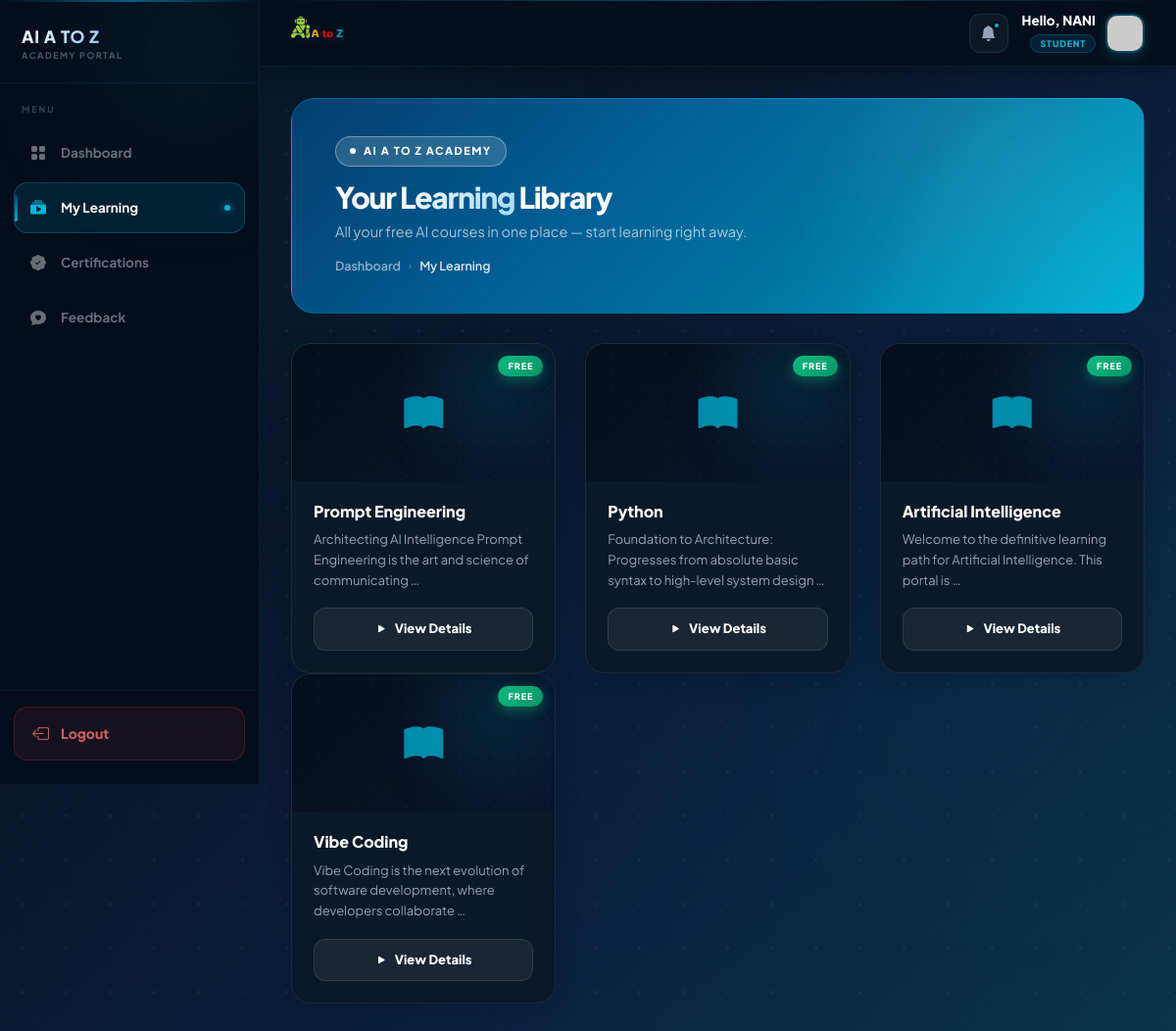
Page /my-learning/ (signed in) on the earlier database version.
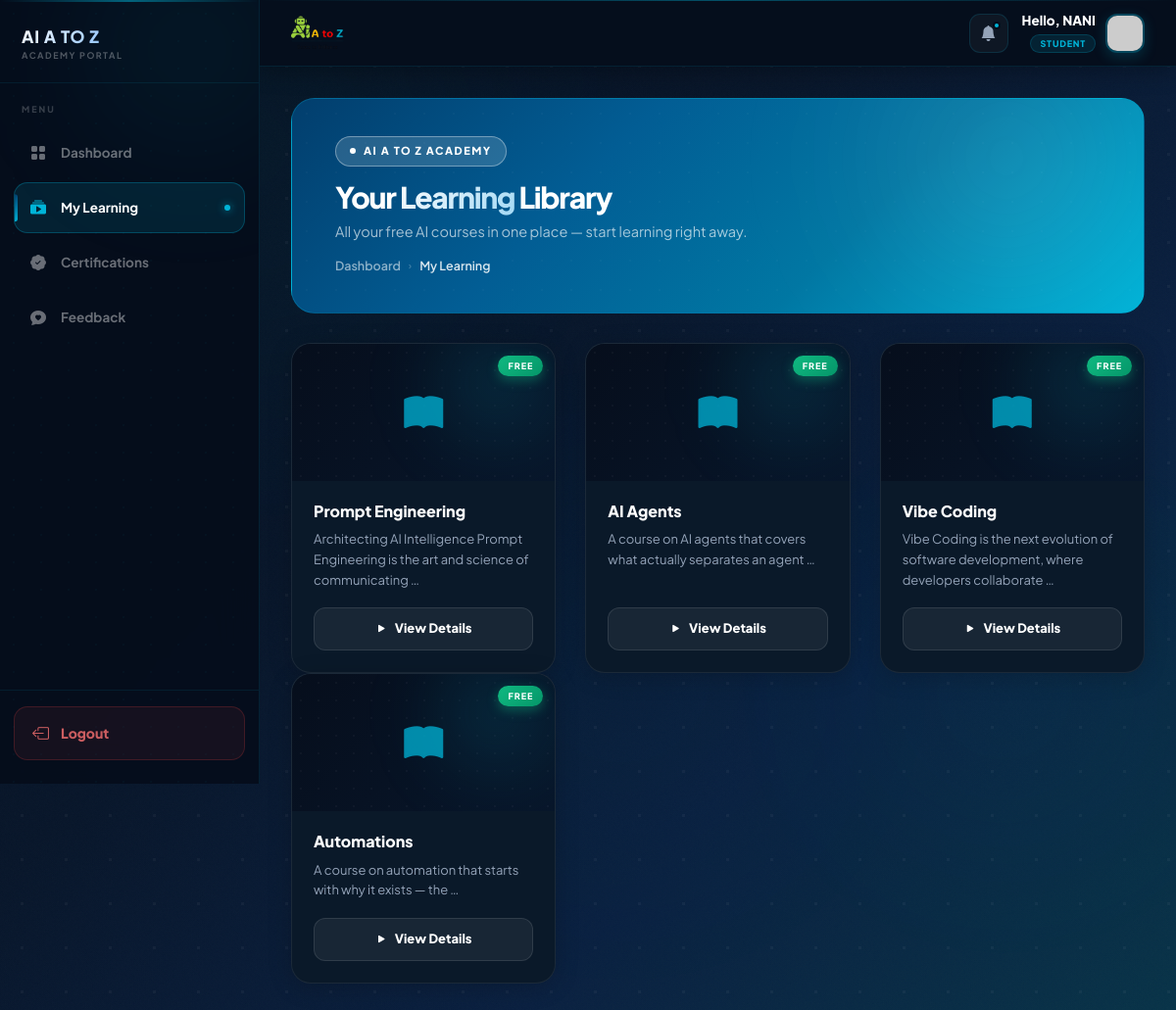
Same page on the later database version.
### indexapp/models.py (models this page shows, shortened)
class UserProfile(models.Model):
    user = models.OneToOneField(User, on_delete=models.CASCADE, related_name='profile')
    name = models.CharField(max_length=100, default='')
    mobile = models.CharField(max_length=15)
    email = models.EmailField(unique=True)
    password_reset_token = models.CharField(max_length=100, unique=True, blank=True, null=True)

class Course(models.Model):
    title = models.CharField(max_length=100)
    description = models.TextField()
    course_content = models.TextField(default='', blank=True)
    course_pdf = models.FileField(upload_to='course_pdfs/', null=True, blank=True)
    video_url = models.CharField(max_length=200, default="https://www.youtube.com/embed/up68UAfH0d0")

### user2app/views.py (the view, shortened to what this page needs)
# urls.py: path('my-learning/', user_views.user_courses_list, name='user_courses_list'),
@user_login_required
def user_courses_list(request):
    user_email = request.session.get('user_email')
    user_profile = UserProfile.objects.filter(email=user_email).first()
    if not user_profile:
        messages.error(request, "Session expired.")
        return redirect('login')
    all_courses = Course.objects.all()
    selected_course_id = request.GET.get('id')
    selected_course = None
    has_paid = False
    razorpay_order_id = None
    razorpay_key_id = settings.RAZORPAY_KEY_ID
    amount_in_paise = 0
    return render(request, 'user_templates/user_courses_list.html', {
        'all_courses': all_courses,
        'selected_course': selected_course,
        'has_paid': has_paid,
        'razorpay_order_id': razorpay_order_id,
        'razorpay_key_id': razorpay_key_id,
        'amount': amount_in_paise,
        'user_profile': user_profile
    })

### user2app/views.py (called while the page is built)
def user_login_required(f):
    @wraps(f)
    def wrap(request, *args, **kwargs):
        if 'user_email' not in request.session:
            return redirect('login')
        return f(request, *args, **kwargs)
    return wrap

### assets/templates/user_templates/user_courses_list.html (shortened to what this page needs)
<!doctype html>
{% load static %}
<html lang="en">
<head>
    <link rel="stylesheet" href="{% static 'css/bootstrap.min.css' %}">
    <link rel="stylesheet" href="https://cdn.jsdelivr.net/npm/bootstrap-icons@1.11.1/font/bootstrap-icons.css">
    <link rel="stylesheet" href="https://cdnjs.cloudflare.com/ajax/libs/font-awesome/6.4.0/css/all.min.css">
</head>
<body>
    <div class="page-bg">
        <div class="glow-orb" style="width:700px;height:700px;top:-200px;left:-100px;"></div>
        <div class="glow-orb" style="width:450px;height:450px;bottom:10%;right:-50px;animation-delay:-5s;"></div>
        <div class="glow-orb-blue" style="width:550px;height:550px;top:40%;left:30%;"></div>
    </div>
    <aside class="sidebar" id="sidebar">
        <div class="sidebar-orb"></div>
        <div class="sb-brand">
            <div>
                <a href="{% url 'index' %}" class="sb-brand-text">AI A TO Z</a>
                <div class="sb-brand-sub">Academy Portal</div>
            </div>
        </div>
        <nav class="sb-nav">
            <span class="sb-label">Menu</span>
            <a href="{% url 'dashboard' %}" class="sb-link">
                <i class="bi bi-grid-fill"></i>
                Dashboard
            </a>
            <a href="{% url 'user_courses_list' %}" class="sb-link active">
                <i class="bi bi-collection-play-fill"></i>
                My Learning
                <span class="sb-dot"></span>
            </a>
            <a href="#" class="sb-link">
                <i class="bi bi-patch-check-fill"></i>
                Certifications
            </a>
            <a href="{% url 'feedback' %}" class="sb-link">
                <i class="bi bi-chat-heart-fill"></i>
                Feedback
            </a>
        </nav>
        <div class="sb-bottom">
            <a href="{% url 'login' %}" class="sb-logout">
                <i class="bi bi-box-arrow-left"></i>
                Logout
            </a>
        </div>
    </aside>
    <div class="main-wrapper">
        <header class="topbar">
            <div class="topbar-left">
                <img src="{% static 'img/gallery/aiatoz_logo.png' %}" alt="AI A TO Z" style="height:36px;width:auto;object-fit:contain;">
            </div>
            <div class="topbar-right">
                <div class="topbar-notif">
                    <i class="bi bi-bell-fill"></i>
                    <span class="notif-dot"></span>
                </div>
                <div class="topbar-user">
                <div class="topbar-user-info">
                    <div class="topbar-user-name">
                        Hello, {% if user_profile.name %}{{ user_profile.name|upper }}{% else %}LEARNER{% endif %}
                    </div>
                    <span class="topbar-user-role">STUDENT</span>
                </div>
                <img src="https://ui-avatars.com/api/?name={{ user_profile.user }}&background=0077a3&color=fff&bold=true&format=svg" class="topbar-avatar" alt="User">
            </div>
            </div>
        </header>
        <div class="page-content">
            {% if selected_course %}
                <div class="page-hero" style="margin-bottom:28px;">
                    <div class="ph-orb"></div>
                    <div class="inner">
                        <div class="ph-badge"><span class="live-dot"></span> Now Learning</div>
                        <h1>{{ selected_course.title }}</h1>
                        <p>Explore the curriculum below — full access included.</p>
                        <div class="ph-bc">
                            <a href="{% url 'dashboard' %}">Dashboard</a>
                            <span class="sep">›</span>
                            <a href="{% url 'user_courses_list' %}">My Learning</a>
                            <span class="sep">›</span>
                            <span class="cur">{{ selected_course.title }}</span>
                        </div>
                    </div>
                </div>
                <div class="d-flex align-items-center justify-content-between mb-4 flex-wrap gap-3">
                    <a href="{% url 'user_courses_list' %}" class="back-btn">
                        <i class="bi bi-arrow-left"></i> Back to Library
                    </a>
                </div>
                <div class="row g-4">
                    <div class="col-lg-8">
                        <div class="content-card">
                            <div class="card-section-title">
                                <i class="bi bi-info-circle-fill"></i> Course Overview
                            </div>
                            <div class="ai-material">
                                <p>In this course, we cover the essential components of <strong>{{ selected_course.title }}</strong>. This module is designed for both beginners and professionals looking to sharpen their skills.</p>
                                <ul>
                                    <li><strong>Expert Modules:</strong> Step-by-step guidance from industry mentors.</li>
                                    <li><strong>Practical Implementation:</strong> Real-world use cases and tools.</li>
                                    <li><strong>Certification:</strong> Earn a valid certificate upon 100% completion.</li>
                                </ul>
                            </div>
                        </div>
                        <div class="content-card">
                            <div class="card-section-title">
                                <i class="bi bi-play-circle-fill" style="color:#ef4444"></i> Lecture Video
                            </div>
                            <div class="video-container">
                                <iframe src="{{ selected_course.video_url }}" allowfullscreen></iframe>
                            </div>
                        </div>
                        <div class="content-card">
                            <div class="card-section-title">
                                <i class="bi bi-book-fill"></i> Full Study Material
                            </div>
                            <div class="course-content-body ai-material">
                                {{ selected_course.course_content|safe }}
                            </div>
                        </div>
                        {% if selected_course.course_pdf %}
                        <div class="content-card">
                            <div class="card-section-title">
                                <i class="bi bi-file-earmark-pdf-fill" style="color: #ff4d4d;"></i> Study Resources
                            </div>
                            <div class="ai-material">
                                <p>Download the official PDF guide for this course to study offline.</p>
                                <a href="{{ selected_course.course_pdf.url }}"
                                   download="{{ selected_course.title }}.pdf"
                                   class="lib-btn"
                                   style="background: rgba(255, 77, 77, 0.1); border-color: rgba(255, 77, 77, 0.2); color: #ff4d4d;">
                                    <i class="bi bi-cloud-arrow-down-fill"></i> Download Course PDF
                                </a>
                            </div>
                        </div>
                        {% endif %}
                    </div>
                    <div class="col-lg-4">
                        <div class="status-card">
                            <h5>Enrollment Status</h5>
                            {% if has_paid %}
                                <div class="status-badge-free">
                                    <i class="bi bi-patch-check-fill" style="color:#4ade80;"></i> Enrolled & Paid
                                </div>
                            {% else %}
                                <div class="status-badge-free" style="background:rgba(239,68,68,0.1); color:#f87171; border-color:rgba(239,68,68,0.25);">
                                    <i class="bi bi-lock-fill"></i> Locked (Requires Pay)
                                </div>
                            {% endif %}
                        </div>
                        <div class="content-card mt-4" style="background:var(--card-surface); border:1px solid rgba(0,180,216,0.2);">
                            <div class="card-section-title">
                                <i class="bi bi-credit-card-2-front-fill"></i> Course Access
                            </div>
                            <div class="ai-material text-center py-2">
                                <h4 class="mb-3" style="color:#fff; font-weight:800;">{{ selected_course.title }}</h4>
                                {% if has_paid %}
                                    <a href="{% url 'courses_dashboard' selected_course.id %}" class="lib-btn w-100" style="background:var(--grad-teal);">
                                        Start Learning Now <i class="bi bi-play-circle-fill ms-1"></i>
                                    </a>
                                {% else %}
                                    <p class="small mb-3" style="color:var(--text-dim);">Get lifetime premium access to videos, study materials and validation quizzes.</p>
                                    <button id="pay-btn" class="rf-submit w-100" style="background:var(--grad-teal); border:none; border-radius:12px; padding:12px; color:#fff; font-weight:800; font-size:14px; box-shadow:0 6px 20px rgba(0,180,216,0.35);">
                                        Pay Securely ₹499 via Razorpay <i class="bi bi-shield-lock-fill ms-1"></i>
                                    </button>
                                {% endif %}
                            </div>
                        </div>
                    </div>
                </div>
            {% else %}
                <div class="page-hero">
                    <div class="ph-orb"></div>
                    <div class="inner">
                        <div class="ph-badge"><span class="live-dot"></span> AI A TO Z Academy</div>
                        <h1>Your <span>Learning</span> Library</h1>
                        <p>All your free AI courses in one place — start learning right away.</p>
                        <div class="ph-bc">
                            <a href="{% url 'dashboard' %}">Dashboard</a>
                            <span class="sep">›</span>
                            <span class="cur">My Learning</span>
                        </div>
                    </div>
                </div>
                <div class="row g-4">
                    {% for course in all_courses %}
                    <div class="col-12 col-sm-6 col-xl-4" style="animation-delay:{{ forloop.counter0|add:1 }}00ms">
                        <div class="lib-card">
                            <div class="lib-thumb">
                                <div class="lib-thumb-orb"></div>
                                <i class="bi bi-book-fill"></i>
                                <span class="lib-free-tag">Free</span>
                            </div>
                            <div class="lib-body">
                                <h5>{{ course.title }}</h5>
                                <p>{{ course.description|truncatewords:12 }}</p>
                                <a href="?id={{ course.id }}" class="lib-btn">
                                    <i class="bi bi-play-fill"></i> View Details
                                </a>
                            </div>
                        </div>
                    </div>
                    {% endfor %}
                </div>
            {% endif %}
        </div>
    </div>
</body>
</html>

Differences in the rows shown:
removed Course: title "Python", description "Foundation to Architecture: Progresses from absolute basic syntax to high-level system design …"
changed Course: title "Artificial Intelligence" → "AI Agents"; description "Welcome to the definitive learning path for Artificial Intelligence. This portal is …" → "A course on AI agents that covers what actually separates an agent …"
added Course: title "Automations", description "A course on automation that starts with why it exists — the …"
